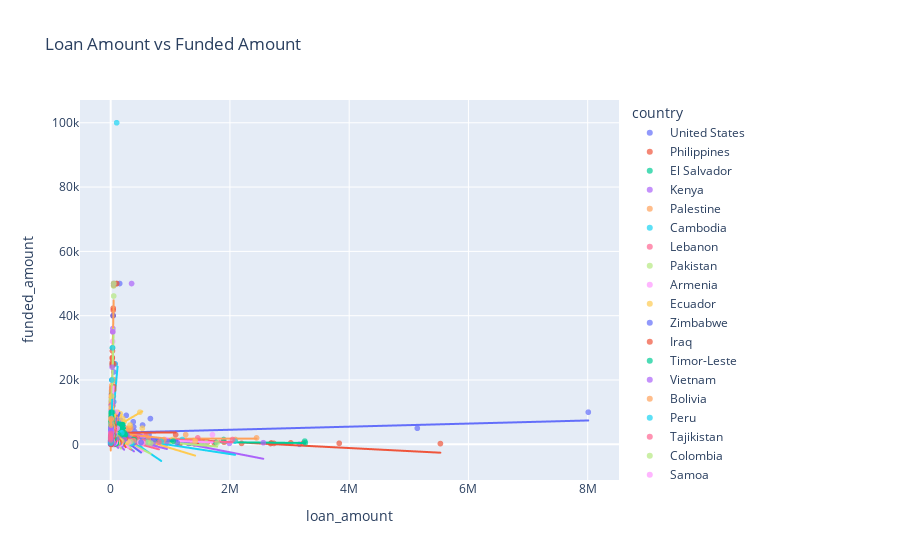

The notebook cell this image was saved under:
### Code cell
import plotly.express as px

fig = px.scatter(
    Country_loans,
    x="loan_amount",
    y="funded_amount",
    title="Loan Amount vs Funded Amount",
    trendline="ols",  # Ordinary Least Squares regression line
    color="country",  # optional
    opacity=0.7
)

fig.show()
